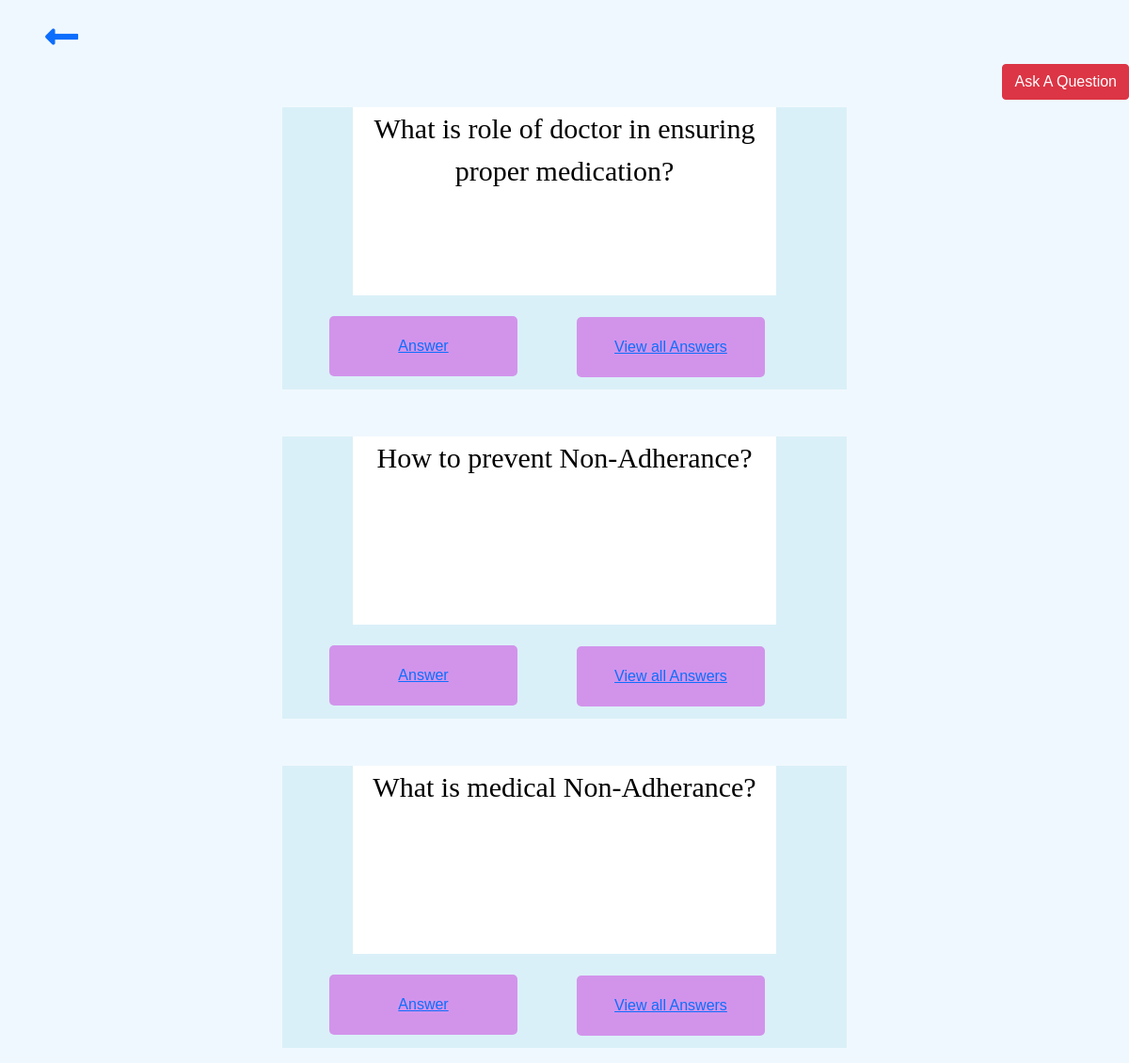
Screenshot of /blog/ with the database file from the repository.
### blog/models.py (models this page shows)
class Question(models.Model):
    question=models.CharField(max_length=500)

### blog/views.py (the view)
# urls.py: path('',views.allquestions,name="allquestions"),
def allquestions(request):
    questions =Question.objects.all()
    return render(request,'blog/ques.html',{'questions':questions})

### blog/templates/blog/ques.html (shortened to what this page needs)
<!DOCTYPE html>
<html lang="en">
<head>
    <link href="https://cdn.jsdelivr.net/npm/bootstrap@5.0.2/dist/css/bootstrap.min.css" rel="stylesheet"
>
    <link rel="stylesheet" href="https://use.fontawesome.com/releases/v5.13.0/css/all.css"
 />
</head>
<body>
    <h1 class="ms-5 mt-3 mb-1 mx-1">
        <a href="/"><i class="fas fa-long-arrow-alt-left me-3"></i></a>
    </h1>
    <h1>
        <a href="#">
            <button id="headerbox" type="button" class="btn btn-danger float-end" data-bs-toggle="modal"
                data-bs-target="#exampleModal">
                Ask A Question
            </button>
        </a>
    </h1>
    {% for question in questions reversed %}
    <div id="mainBox">
        <div id="questionBox">
            <p style="color:black; word-wrap: break-word; font-size: 30px; font-family: 'Times New Roman', Times, serif;">
                {{question.question}}</p>
        </div>
        <div class="float-container">
            <div class="float-child">
                <a href="/blog/answeraquestion/{{question.id}}">
                    <div id="startresetBox">Answer</div>
                </a>
            </div>
            <div class="float-child alert">
                <div class="col-1 me-5">
                    <a href="/blog/allanswers/{{question.id}}">
                        <div id="startresetBox">View all Answers</div>
                    </a>
                </div>
            </div>
        </div>
    </div>
    {% endfor %}
</body>
</html>

### blog/templates/blog/ques.html (style rules this page uses)
body { margin: 0; padding: 0; font-family: sans-serif; background: white; }
body { background-color:aliceblue; }
#mainBox { width: 600px; height: 300px; background-color: #DAF0F8; margin: auto; position: relative; }
#questionBox { background-color: white; height: 200px; width: 450px; margin: 50px auto 10px auto; font-size: 100px; color: #fff; text-align: center; }
#startresetBox { background-color: #d294eb; position: relative; margin: 0 auto; width: 200px; padding: 20px; border-radius: 5px; cursor: pointer; text-align: center; text-decoration: none; }
.float-child { width: 50%; float: left; padding: 2%; }
.alert { width: 10%; }

### rows the page displays
Question: question "What is role of doctor in ensuring proper medication?"
Question: question "How to prevent Non-Adherance?"
Question: question "What is medical Non-Adherance?"
